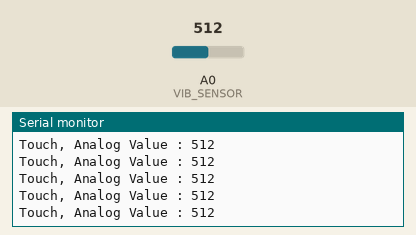
Simulated run of this sketch. Board: Arduino Uno, built with avr-gcc and run on an emulated ATmega328P. Parts: the last lines printed to the serial monitor. Inputs (shaded band) come from the test bench; at power-on: A0 (VIB_SENSOR) = 512.

Above: at 1.2 s.
1.3 s: A0 (VIB_SENSOR) set to 12
At 1.31 s:
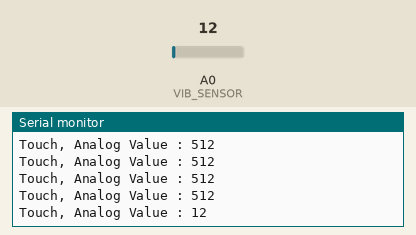
2.8 s: A0 (VIB_SENSOR) set to 9
At 2.82 s:
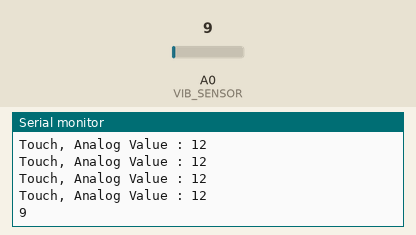

The sketch:

Spec_1_Display_Analog_Level.ino
```cpp
#define VIB_SENSOR A0
#define TOUCH 10

void setup() {

  Serial.begin(9600);
  pinMode(VIB_SENSOR, INPUT);
}

void loop() {
  int isTouch = analogRead(VIB_SENSOR);
  if(isTouch > TOUCH)
    Serial.print("Touch, Analog Value : ");
    Serial.println(isTouch);

  delay(100);
}
```

Measured:
- the behaviour switches between 11 and 10 on A0 (VIB_SENSOR) (found by bisection; images 1 and 2)
- after the input at 1.3 s, the serial monitor: prints a new line at once (image 1)
- after the input at 2.8 s, the serial monitor: prints a new line at once (image 2)
